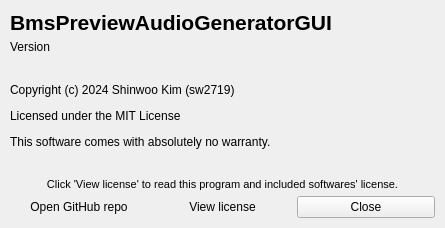
<?xml version="1.0" encoding="UTF-8"?>
<ui version="4.0">
 <class>AboutForm</class>
 <widget class="QWidget" name="AboutForm">
  <property name="geometry">
   <rect>
    <x>0</x>
    <y>0</y>
    <width>445</width>
    <height>228</height>
   </rect>
  </property>
  <property name="windowTitle">
   <string>About</string>
  </property>
  <layout class="QVBoxLayout" name="verticalLayout">
   <property name="spacing">
    <number>5</number>
   </property>
   <property name="leftMargin">
    <number>10</number>
   </property>
   <property name="topMargin">
    <number>10</number>
   </property>
   <property name="rightMargin">
    <number>10</number>
   </property>
   <property name="bottomMargin">
    <number>10</number>
   </property>
   <item>
    <widget class="QLabel" name="top_label">
     <property name="text">
      <string notr="true">&lt;html&gt;&lt;head/&gt;&lt;body&gt;&lt;p&gt;&lt;span style=&quot; font-size:16pt; font-weight:700;&quot;&gt;BmsPreviewAudioGeneratorGUI&lt;/span&gt;&lt;/p&gt;&lt;/body&gt;&lt;/html&gt;</string>
     </property>
    </widget>
   </item>
   <item>
    <widget class="QLabel" name="version_label">
     <property name="text">
      <string notr="true">Version</string>
     </property>
    </widget>
   </item>
   <item>
    <spacer name="verticalSpacer_2">
     <property name="orientation">
      <enum>Qt::Vertical</enum>
     </property>
     <property name="sizeHint" stdset="0">
      <size>
       <width>20</width>
       <height>40</height>
      </size>
     </property>
    </spacer>
   </item>
   <item>
    <widget class="QLabel" name="label">
     <property name="frameShadow">
      <enum>QFrame::Plain</enum>
     </property>
     <property name="lineWidth">
      <number>1</number>
     </property>
     <property name="text">
      <string notr="true">&lt;html&gt;&lt;head/&gt;&lt;body&gt;&lt;p&gt;Copyright (c) 2024 Shinwoo Kim (sw2719)&lt;/p&gt;&lt;p&gt;Licensed under the MIT License&lt;/p&gt;&lt;p&gt;This software comes with absolutely no warranty.&lt;/p&gt;&lt;/body&gt;&lt;/html&gt;</string>
     </property>
     <property name="textFormat">
      <enum>Qt::AutoText</enum>
     </property>
     <property name="alignment">
      <set>Qt::AlignLeading|Qt::AlignLeft|Qt::AlignTop</set>
     </property>
     <property name="margin">
      <number>0</number>
     </property>
    </widget>
   </item>
   <item>
    <spacer name="verticalSpacer">
     <property name="orientation">
      <enum>Qt::Vertical</enum>
     </property>
     <property name="sizeHint" stdset="0">
      <size>
       <width>20</width>
       <height>40</height>
      </size>
     </property>
    </spacer>
   </item>
   <item>
    <widget class="QLabel" name="label_3">
     <property name="text">
      <string>&lt;html&gt;&lt;head/&gt;&lt;body&gt;&lt;p&gt;&lt;span style=&quot; font-size:8pt;&quot;&gt;Click 'View license' to read this program and included softwares' license.&lt;/span&gt;&lt;/p&gt;&lt;/body&gt;&lt;/html&gt;</string>
     </property>
     <property name="alignment">
      <set>Qt::AlignCenter</set>
     </property>
    </widget>
   </item>
   <item>
    <layout class="QHBoxLayout" name="horizontalLayout">
     <item>
      <widget class="QPushButton" name="github_button">
       <property name="text">
        <string>Open GitHub repo</string>
       </property>
       <property name="flat">
        <bool>true</bool>
       </property>
      </widget>
     </item>
     <item>
      <widget class="QPushButton" name="license_button">
       <property name="text">
        <string>View license</string>
       </property>
       <property name="flat">
        <bool>true</bool>
       </property>
      </widget>
     </item>
     <item>
      <widget class="QPushButton" name="close_button">
       <property name="text">
        <string>Close</string>
       </property>
      </widget>
     </item>
    </layout>
   </item>
  </layout>
 </widget>
 <resources/>
 <connections>
  <connection>
   <sender>close_button</sender>
   <signal>clicked()</signal>
   <receiver>AboutForm</receiver>
   <slot>close()</slot>
   <hints>
    <hint type="sourcelabel">
     <x>350</x>
     <y>359</y>
    </hint>
    <hint type="destinationlabel">
     <x>212</x>
     <y>190</y>
    </hint>
   </hints>
  </connection>
 </connections>
</ui>
